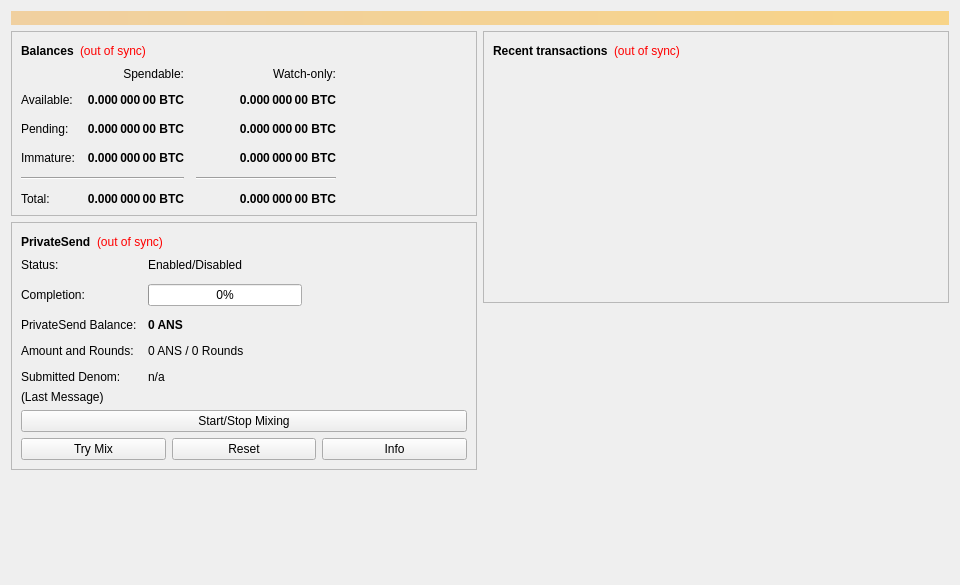
<?xml version="1.0" encoding="UTF-8"?>
<ui version="4.0">
 <class>OverviewPage</class>
 <widget class="QWidget" name="OverviewPage">
  <property name="geometry">
   <rect>
    <x>0</x>
    <y>0</y>
    <width>960</width>
    <height>585</height>
   </rect>
  </property>
  <property name="minimumSize">
   <size>
    <width>960</width>
    <height>0</height>
   </size>
  </property>
  <property name="windowTitle">
   <string>Form</string>
  </property>
  <layout class="QVBoxLayout" name="topLayout">
   <item>
    <widget class="QLabel" name="labelAlerts">
     <property name="visible">
      <bool>false</bool>
     </property>
     <property name="styleSheet">
      <string notr="true">background-color: qlineargradient(x1: 0, y1: 0, x2: 1, y2: 0, stop:0 #F0D0A0, stop:1 #F8D488); color:#000000;</string>
     </property>
     <property name="wordWrap">
      <bool>true</bool>
     </property>
     <property name="margin">
      <number>3</number>
     </property>
    </widget>
   </item>
   <item>
    <layout class="QHBoxLayout" name="horizontalLayout" stretch="1,1">
     <item>
      <layout class="QVBoxLayout" name="verticalLayout_2">
       <item>
        <widget class="QFrame" name="frame">
         <property name="frameShape">
          <enum>QFrame::StyledPanel</enum>
         </property>
         <property name="frameShadow">
          <enum>QFrame::Raised</enum>
         </property>
         <layout class="QVBoxLayout" name="verticalLayout_4">
          <item>
           <layout class="QHBoxLayout" name="horizontalLayout_4">
            <item>
             <widget class="QLabel" name="label_5">
              <property name="font">
               <font>
                <weight>75</weight>
                <bold>true</bold>
               </font>
              </property>
              <property name="text">
               <string>Balances</string>
              </property>
             </widget>
            </item>
            <item>
             <widget class="QLabel" name="labelWalletStatus">
              <property name="toolTip">
               <string>The displayed information may be out of date. Your wallet automatically synchronizes with the Animus network after a connection is established, but this process has not completed yet.</string>
              </property>
              <property name="styleSheet">
               <string notr="true">QLabel { color: red; }</string>
              </property>
              <property name="text">
               <string notr="true">(out of sync)</string>
              </property>
              <property name="alignment">
               <set>Qt::AlignLeading|Qt::AlignLeft|Qt::AlignVCenter</set>
              </property>
             </widget>
            </item>
            <item>
             <spacer name="horizontalSpacer_3">
              <property name="orientation">
               <enum>Qt::Horizontal</enum>
              </property>
              <property name="sizeHint" stdset="0">
               <size>
                <width>40</width>
                <height>20</height>
               </size>
              </property>
             </spacer>
            </item>
           </layout>
          </item>
          <item>
           <layout class="QGridLayout" name="gridLayout">
            <property name="spacing">
             <number>12</number>
            </property>
            <item row="2" column="2">
             <widget class="QLabel" name="labelWatchPending">
              <property name="font">
               <font>
                <weight>75</weight>
                <bold>true</bold>
               </font>
              </property>
              <property name="cursor">
               <cursorShape>IBeamCursor</cursorShape>
              </property>
              <property name="toolTip">
               <string>Unconfirmed transactions to watch-only addresses</string>
              </property>
              <property name="text">
               <string notr="true">0.000 000 00 BTC</string>
              </property>
              <property name="alignment">
               <set>Qt::AlignRight|Qt::AlignTrailing|Qt::AlignVCenter</set>
              </property>
              <property name="textInteractionFlags">
               <set>Qt::LinksAccessibleByMouse|Qt::TextSelectableByKeyboard|Qt::TextSelectableByMouse</set>
              </property>
             </widget>
            </item>
            <item row="2" column="1">
             <widget class="QLabel" name="labelUnconfirmed">
              <property name="font">
               <font>
                <weight>75</weight>
                <bold>true</bold>
               </font>
              </property>
              <property name="cursor">
               <cursorShape>IBeamCursor</cursorShape>
              </property>
              <property name="toolTip">
               <string>Total of transactions that have yet to be confirmed, and do not yet count toward the spendable balance</string>
              </property>
              <property name="text">
               <string notr="true">0.000 000 00 BTC</string>
              </property>
              <property name="alignment">
               <set>Qt::AlignRight|Qt::AlignTrailing|Qt::AlignVCenter</set>
              </property>
              <property name="textInteractionFlags">
               <set>Qt::LinksAccessibleByMouse|Qt::TextSelectableByKeyboard|Qt::TextSelectableByMouse</set>
              </property>
             </widget>
            </item>
            <item row="3" column="2">
             <widget class="QLabel" name="labelWatchImmature">
              <property name="font">
               <font>
                <weight>75</weight>
                <bold>true</bold>
               </font>
              </property>
              <property name="cursor">
               <cursorShape>IBeamCursor</cursorShape>
              </property>
              <property name="toolTip">
               <string>Mined balance in watch-only addresses that has not yet matured</string>
              </property>
              <property name="text">
               <string notr="true">0.000 000 00 BTC</string>
              </property>
              <property name="alignment">
               <set>Qt::AlignRight|Qt::AlignTrailing|Qt::AlignVCenter</set>
              </property>
              <property name="textInteractionFlags">
               <set>Qt::LinksAccessibleByMouse|Qt::TextSelectableByKeyboard|Qt::TextSelectableByMouse</set>
              </property>
             </widget>
            </item>
            <item row="4" column="0" colspan="2">
             <widget class="Line" name="lineSpendableBalance">
              <property name="orientation">
               <enum>Qt::Horizontal</enum>
              </property>
             </widget>
            </item>
            <item row="4" column="2">
             <widget class="Line" name="lineWatchBalance">
              <property name="sizePolicy">
               <sizepolicy hsizetype="Preferred" vsizetype="Fixed">
                <horstretch>0</horstretch>
                <verstretch>0</verstretch>
               </sizepolicy>
              </property>
              <property name="minimumSize">
               <size>
                <width>140</width>
                <height>0</height>
               </size>
              </property>
              <property name="orientation">
               <enum>Qt::Horizontal</enum>
              </property>
             </widget>
            </item>
            <item row="5" column="0">
             <widget class="QLabel" name="labelTotalText">
              <property name="text">
               <string>Total:</string>
              </property>
             </widget>
            </item>
            <item row="3" column="1">
             <widget class="QLabel" name="labelImmature">
              <property name="font">
               <font>
                <weight>75</weight>
                <bold>true</bold>
               </font>
              </property>
              <property name="cursor">
               <cursorShape>IBeamCursor</cursorShape>
              </property>
              <property name="toolTip">
               <string>Mined balance that has not yet matured</string>
              </property>
              <property name="text">
               <string notr="true">0.000 000 00 BTC</string>
              </property>
              <property name="alignment">
               <set>Qt::AlignRight|Qt::AlignTrailing|Qt::AlignVCenter</set>
              </property>
              <property name="textInteractionFlags">
               <set>Qt::LinksAccessibleByMouse|Qt::TextSelectableByKeyboard|Qt::TextSelectableByMouse</set>
              </property>
             </widget>
            </item>
            <item row="2" column="3">
             <spacer name="horizontalSpacer_2">
              <property name="orientation">
               <enum>Qt::Horizontal</enum>
              </property>
              <property name="sizeHint" stdset="0">
               <size>
                <width>40</width>
                <height>20</height>
               </size>
              </property>
             </spacer>
            </item>
            <item row="3" column="0">
             <widget class="QLabel" name="labelImmatureText">
              <property name="text">
               <string>Immature:</string>
              </property>
             </widget>
            </item>
            <item row="5" column="1">
             <widget class="QLabel" name="labelTotal">
              <property name="font">
               <font>
                <weight>75</weight>
                <bold>true</bold>
               </font>
              </property>
              <property name="cursor">
               <cursorShape>IBeamCursor</cursorShape>
              </property>
              <property name="toolTip">
               <string>Your current total balance</string>
              </property>
              <property name="text">
               <string notr="true">0.000 000 00 BTC</string>
              </property>
              <property name="alignment">
               <set>Qt::AlignRight|Qt::AlignTrailing|Qt::AlignVCenter</set>
              </property>
              <property name="textInteractionFlags">
               <set>Qt::LinksAccessibleByMouse|Qt::TextSelectableByKeyboard|Qt::TextSelectableByMouse</set>
              </property>
             </widget>
            </item>
            <item row="5" column="2">
             <widget class="QLabel" name="labelWatchTotal">
              <property name="font">
               <font>
                <weight>75</weight>
                <bold>true</bold>
               </font>
              </property>
              <property name="cursor">
               <cursorShape>IBeamCursor</cursorShape>
              </property>
              <property name="toolTip">
               <string>Current total balance in watch-only addresses</string>
              </property>
              <property name="text">
               <string notr="true">0.000 000 00 BTC</string>
              </property>
              <property name="alignment">
               <set>Qt::AlignRight|Qt::AlignTrailing|Qt::AlignVCenter</set>
              </property>
              <property name="textInteractionFlags">
               <set>Qt::LinksAccessibleByMouse|Qt::TextSelectableByKeyboard|Qt::TextSelectableByMouse</set>
              </property>
             </widget>
            </item>
            <item row="0" column="2">
             <widget class="QLabel" name="labelWatchonly">
              <property name="text">
               <string>Watch-only:</string>
              </property>
              <property name="alignment">
               <set>Qt::AlignRight|Qt::AlignTrailing|Qt::AlignVCenter</set>
              </property>
             </widget>
            </item>
            <item row="1" column="0">
             <widget class="QLabel" name="labelBalanceText">
              <property name="text">
               <string>Available:</string>
              </property>
             </widget>
            </item>
            <item row="1" column="1">
             <widget class="QLabel" name="labelBalance">
              <property name="font">
               <font>
                <weight>75</weight>
                <bold>true</bold>
               </font>
              </property>
              <property name="cursor">
               <cursorShape>IBeamCursor</cursorShape>
              </property>
              <property name="toolTip">
               <string>Your current spendable balance</string>
              </property>
              <property name="text">
               <string notr="true">0.000 000 00 BTC</string>
              </property>
              <property name="alignment">
               <set>Qt::AlignRight|Qt::AlignTrailing|Qt::AlignVCenter</set>
              </property>
              <property name="textInteractionFlags">
               <set>Qt::LinksAccessibleByMouse|Qt::TextSelectableByKeyboard|Qt::TextSelectableByMouse</set>
              </property>
             </widget>
            </item>
            <item row="1" column="2">
             <widget class="QLabel" name="labelWatchAvailable">
              <property name="font">
               <font>
                <weight>75</weight>
                <bold>true</bold>
               </font>
              </property>
              <property name="cursor">
               <cursorShape>IBeamCursor</cursorShape>
              </property>
              <property name="toolTip">
               <string>Your current balance in watch-only addresses</string>
              </property>
              <property name="text">
               <string notr="true">0.000 000 00 BTC</string>
              </property>
              <property name="alignment">
               <set>Qt::AlignRight|Qt::AlignTrailing|Qt::AlignVCenter</set>
              </property>
              <property name="textInteractionFlags">
               <set>Qt::LinksAccessibleByMouse|Qt::TextSelectableByKeyboard|Qt::TextSelectableByMouse</set>
              </property>
             </widget>
            </item>
            <item row="2" column="0">
             <widget class="QLabel" name="labelPendingText">
              <property name="text">
               <string>Pending:</string>
              </property>
             </widget>
            </item>
            <item row="0" column="1">
             <widget class="QLabel" name="labelSpendable">
              <property name="text">
               <string>Spendable:</string>
              </property>
              <property name="alignment">
               <set>Qt::AlignRight|Qt::AlignTrailing|Qt::AlignVCenter</set>
              </property>
             </widget>
            </item>
           </layout>
          </item>
         </layout>
        </widget>
       </item>
       <item>
        <widget class="QFrame" name="framePrivateSend">
         <property name="layoutDirection">
          <enum>Qt::LeftToRight</enum>
         </property>
         <property name="frameShape">
          <enum>QFrame::StyledPanel</enum>
         </property>
         <property name="frameShadow">
          <enum>QFrame::Raised</enum>
         </property>
         <layout class="QVBoxLayout" name="VerticalLayout_PS1">
          <item>
           <layout class="QHBoxLayout" name="horizontalLayout_5">
            <item>
             <widget class="QLabel" name="labelPrivateSendHeader">
              <property name="font">
               <font>
                <weight>75</weight>
                <bold>true</bold>
               </font>
              </property>
              <property name="text">
               <string>PrivateSend</string>
              </property>
             </widget>
            </item>
            <item>
             <widget class="QLabel" name="labelPrivateSendSyncStatus">
              <property name="toolTip">
               <string>The displayed information may be out of date. Your wallet automatically synchronizes with the Animus network after a connection is established, but this process has not completed yet.</string>
              </property>
              <property name="styleSheet">
               <string notr="true">QLabel { color: red; }</string>
              </property>
              <property name="text">
               <string notr="true">(out of sync)</string>
              </property>
              <property name="alignment">
               <set>Qt::AlignLeading|Qt::AlignLeft|Qt::AlignVCenter</set>
              </property>
             </widget>
            </item>
            <item>
             <spacer name="horizontalSpacer_4">
              <property name="orientation">
               <enum>Qt::Horizontal</enum>
              </property>
              <property name="sizeHint" stdset="0">
               <size>
                <width>40</width>
                <height>20</height>
               </size>
              </property>
             </spacer>
            </item>
           </layout>
          </item>
          <item>
           <layout class="QFormLayout" name="privateSendFormLayout">
            <property name="fieldGrowthPolicy">
             <enum>QFormLayout::AllNonFixedFieldsGrow</enum>
            </property>
            <property name="horizontalSpacing">
             <number>11</number>
            </property>
            <property name="verticalSpacing">
             <number>12</number>
            </property>
            <item row="0" column="0">
             <widget class="QLabel" name="labelPrivateSendEnabledText">
              <property name="text">
               <string>Status:</string>
              </property>
             </widget>
            </item>
            <item row="0" column="1">
             <widget class="QLabel" name="labelPrivateSendEnabled">
              <property name="text">
               <string>Enabled/Disabled</string>
              </property>
             </widget>
            </item>
            <item row="1" column="0">
             <widget class="QLabel" name="labelCompletitionText">
              <property name="text">
               <string>Completion:</string>
              </property>
             </widget>
            </item>
            <item row="1" column="1">
             <widget class="QProgressBar" name="privateSendProgress">
              <property name="maximumSize">
               <size>
                <width>154</width>
                <height>16777215</height>
               </size>
              </property>
              <property name="value">
               <number>0</number>
              </property>
             </widget>
            </item>
            <item row="2" column="0">
             <widget class="QLabel" name="labelAnonymizedText">
              <property name="text">
               <string>PrivateSend Balance:</string>
              </property>
             </widget>
            </item>
            <item row="2" column="1">
             <widget class="QLabel" name="labelAnonymized">
              <property name="font">
               <font>
                <weight>75</weight>
                <bold>true</bold>
               </font>
              </property>
              <property name="text">
               <string notr="true">0 ANS</string>
              </property>
             </widget>
            </item>
            <item row="3" column="0">
             <widget class="QLabel" name="labelAmountAndRoundsText">
              <property name="text">
               <string>Amount and Rounds:</string>
              </property>
             </widget>
            </item>
            <item row="3" column="1">
             <widget class="QLabel" name="labelAmountRounds">
              <property name="text">
               <string>0 ANS / 0 Rounds</string>
              </property>
             </widget>
            </item>
            <item row="4" column="0">
             <widget class="QLabel" name="labelSubmittedDenomText">
              <property name="text">
               <string>Submitted Denom:</string>
              </property>
             </widget>
            </item>
            <item row="4" column="1">
             <widget class="QLabel" name="labelSubmittedDenom">
              <property name="toolTip">
               <string>The denominations you submitted to the Masternode.&lt;br&gt;To mix, other users must submit the exact same denominations.</string>
              </property>
              <property name="text">
               <string>n/a</string>
              </property>
             </widget>
            </item>
           </layout>
          </item>
          <item>
           <layout class="QVBoxLayout" name="VerticalLayout_PS">
            <item>
             <widget class="QLabel" name="labelPrivateSendLastMessage">
              <property name="text">
               <string>(Last Message)</string>
              </property>
              <property name="alignment">
               <set>Qt::AlignLeading|Qt::AlignLeft|Qt::AlignTop</set>
              </property>
              <property name="wordWrap">
               <bool>true</bool>
              </property>
             </widget>
            </item>
            <item>
             <widget class="QPushButton" name="togglePrivateSend">
              <property name="sizePolicy">
               <sizepolicy hsizetype="MinimumExpanding" vsizetype="Fixed">
                <horstretch>0</horstretch>
                <verstretch>0</verstretch>
               </sizepolicy>
              </property>
              <property name="text">
               <string>Start/Stop Mixing</string>
              </property>
             </widget>
            </item>
            <item>
             <layout class="QHBoxLayout" name="horizontalLayout_debugbuttons">
              <item>
               <widget class="QPushButton" name="privateSendAuto">
                <property name="sizePolicy">
                 <sizepolicy hsizetype="MinimumExpanding" vsizetype="Fixed">
                  <horstretch>0</horstretch>
                  <verstretch>0</verstretch>
                 </sizepolicy>
                </property>
                <property name="toolTip">
                 <string>Try to manually submit a PrivateSend request.</string>
                </property>
                <property name="text">
                 <string>Try Mix</string>
                </property>
               </widget>
              </item>
              <item>
               <widget class="QPushButton" name="privateSendReset">
                <property name="sizePolicy">
                 <sizepolicy hsizetype="MinimumExpanding" vsizetype="Fixed">
                  <horstretch>0</horstretch>
                  <verstretch>0</verstretch>
                 </sizepolicy>
                </property>
                <property name="toolTip">
                 <string>Reset the current status of PrivateSend (can interrupt PrivateSend if it's in the process of Mixing, which can cost you money!)</string>
                </property>
                <property name="autoFillBackground">
                 <bool>false</bool>
                </property>
                <property name="text">
                 <string>Reset</string>
                </property>
               </widget>
              </item>
              <item>
               <widget class="QPushButton" name="privateSendInfo">
                <property name="sizePolicy">
                 <sizepolicy hsizetype="MinimumExpanding" vsizetype="Fixed">
                  <horstretch>0</horstretch>
                  <verstretch>0</verstretch>
                 </sizepolicy>
                </property>
                <property name="toolTip">
                 <string>Information about PrivateSend and Mixing</string>
                </property>
                <property name="text">
                 <string>Info</string>
                </property>
               </widget>
              </item>
             </layout>
            </item>
           </layout>
          </item>
         </layout>
        </widget>
       </item>
       <item>
        <spacer name="verticalSpacer">
         <property name="orientation">
          <enum>Qt::Vertical</enum>
         </property>
         <property name="sizeHint" stdset="0">
          <size>
           <width>20</width>
           <height>40</height>
          </size>
         </property>
        </spacer>
       </item>
      </layout>
     </item>
     <item>
      <layout class="QVBoxLayout" name="verticalLayout_3">
       <item>
        <widget class="QFrame" name="frame_2">
         <property name="frameShape">
          <enum>QFrame::StyledPanel</enum>
         </property>
         <property name="frameShadow">
          <enum>QFrame::Raised</enum>
         </property>
         <layout class="QVBoxLayout" name="verticalLayout">
          <item>
           <layout class="QHBoxLayout" name="horizontalLayout_2">
            <item>
             <widget class="QLabel" name="label_4">
              <property name="font">
               <font>
                <weight>75</weight>
                <bold>true</bold>
               </font>
              </property>
              <property name="text">
               <string>Recent transactions</string>
              </property>
             </widget>
            </item>
            <item>
             <widget class="QLabel" name="labelTransactionsStatus">
              <property name="toolTip">
               <string>The displayed information may be out of date. Your wallet automatically synchronizes with the Animus network after a connection is established, but this process has not completed yet.</string>
              </property>
              <property name="styleSheet">
               <string notr="true">QLabel { color: red; }</string>
              </property>
              <property name="text">
               <string notr="true">(out of sync)</string>
              </property>
              <property name="alignment">
               <set>Qt::AlignLeading|Qt::AlignLeft|Qt::AlignVCenter</set>
              </property>
             </widget>
            </item>
            <item>
             <spacer name="horizontalSpacer">
              <property name="orientation">
               <enum>Qt::Horizontal</enum>
              </property>
              <property name="sizeHint" stdset="0">
               <size>
                <width>40</width>
                <height>20</height>
               </size>
              </property>
             </spacer>
            </item>
           </layout>
          </item>
          <item>
           <widget class="QListView" name="listTransactions">
            <property name="styleSheet">
             <string notr="true">QListView { background: transparent; }</string>
            </property>
            <property name="frameShape">
             <enum>QFrame::NoFrame</enum>
            </property>
            <property name="verticalScrollBarPolicy">
             <enum>Qt::ScrollBarAlwaysOff</enum>
            </property>
            <property name="horizontalScrollBarPolicy">
             <enum>Qt::ScrollBarAlwaysOff</enum>
            </property>
            <property name="selectionMode">
             <enum>QAbstractItemView::NoSelection</enum>
            </property>
           </widget>
          </item>
         </layout>
        </widget>
       </item>
       <item>
        <spacer name="verticalSpacer_2">
         <property name="orientation">
          <enum>Qt::Vertical</enum>
         </property>
         <property name="sizeHint" stdset="0">
          <size>
           <width>20</width>
           <height>40</height>
          </size>
         </property>
        </spacer>
       </item>
      </layout>
     </item>
    </layout>
   </item>
  </layout>
 </widget>
 <resources/>
 <connections/>
</ui>
